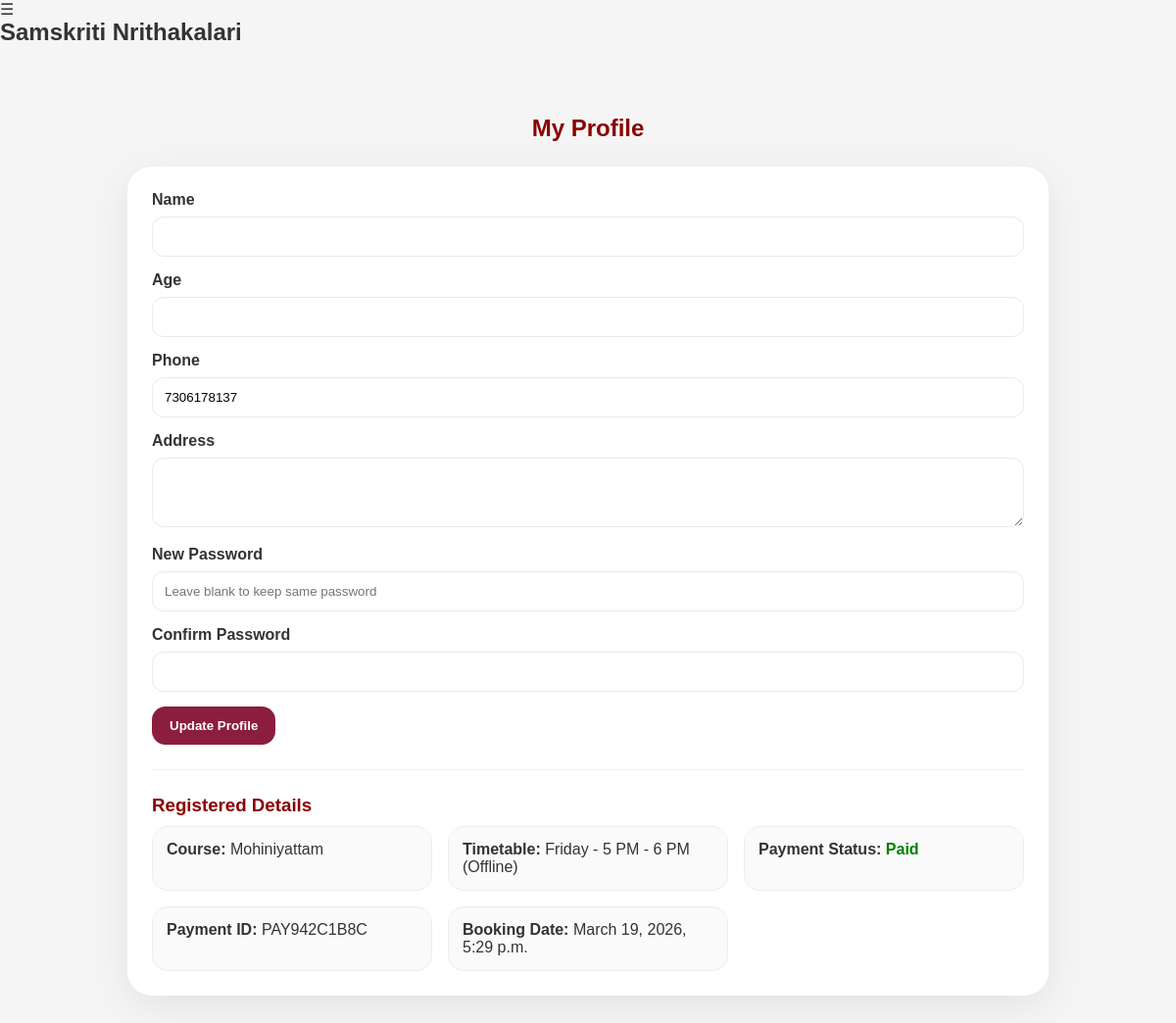
/profile/ (signed in), run on the app's committed database.
### core/models.py (models this page shows, shortened)
class UserProfile(models.Model):
    user = models.OneToOneField(User, on_delete=models.CASCADE)
    date_of_birth = models.DateField(null=True, blank=True)
    phone = models.CharField(max_length=15)
    address = models.TextField(blank=True, default="")
    profile_image = models.ImageField(upload_to="profile_images/", blank=True, null=True)
    selected_course = models.ForeignKey(
        Course,
        on_delete=models.SET_NULL,
        null=True,
        blank=True,
        related_name="selected_by_students",
    )
    selected_timetable = models.ForeignKey(
        Timetable,
        on_delete=models.SET_NULL,
        null=True,
        blank=True,
        related_name="selected_by_students",
    )
    admission_fee_paid = models.BooleanField(default=False)
    payment_id = models.CharField(max_length=100, blank=True, null=True)
    class Meta:
        ordering = ["user__username"]
    @property
    def age(self):
        if self.date_of_birth:
            today = date.today()
            return today.year - self.date_of_birth.year - (
                (today.month, today.day) < (self.date_of_birth.month, self.date_of_birth.day)
            )
        return None

class Course(models.Model):
    name = models.CharField(max_length=100, default="Course")
    description = models.TextField(blank=True)
    duration = models.CharField(max_length=50, blank=True)
    fee = models.DecimalField(max_digits=10, decimal_places=0, default=1000)
    is_active = models.BooleanField(default=True)
    image = models.ImageField(upload_to="course_images/", blank=True, null=True)
    class Meta:
        ordering = ["name"]

class Timetable(models.Model):
    MODE_ONLINE = "Online"
    MODE_OFFLINE = "Offline"
    MODE_CHOICES = [
        (MODE_ONLINE, "Online"),
        (MODE_OFFLINE, "Offline"),
    ]
    course = models.ForeignKey(Course, on_delete=models.CASCADE, related_name="timetables")
    day = models.CharField(max_length=20)
    time = models.CharField(max_length=50)
    mode = models.CharField(max_length=10, choices=MODE_CHOICES)
    class Meta:
        ordering = ["course__name", "day", "time"]
        unique_together = ("course", "day", "time", "mode")

class Booking(models.Model):
    PAYMENT_PENDING = "Pending"
    PAYMENT_PAID = "Paid"
    PAYMENT_STATUS_CHOICES = [
        (PAYMENT_PENDING, "Pending"),
        (PAYMENT_PAID, "Paid"),
    ]
    STATUS_ACTIVE = "Active"
    STATUS_CANCELLED = "Cancelled"
    BOOKING_STATUS_CHOICES = [
        (STATUS_ACTIVE, "Active"),
        (STATUS_CANCELLED, "Cancelled"),
    ]
    profile = models.OneToOneField(
        UserProfile, on_delete=models.CASCADE, related_name="booking"
    )
    course = models.ForeignKey(Course, on_delete=models.CASCADE)
    timetable = models.ForeignKey(Timetable, on_delete=models.CASCADE)
    booking_date = models.DateTimeField(auto_now_add=True)
    payment_status = models.CharField(
        max_length=20,
        choices=PAYMENT_STATUS_CHOICES,
        default=PAYMENT_PENDING,
    )
    payment_id = models.CharField(max_length=100, blank=True, null=True)
    status = models.CharField(
        max_length=20,
        choices=BOOKING_STATUS_CHOICES,
        default=STATUS_ACTIVE,
    )
    class Meta:
        ordering = ["-booking_date"]

### core/views.py (the view, shortened to what this page needs)
# urls.py: path("profile/", views.profile, name="profile"),
@login_required
def profile(request):
    if is_admin_user(request.user):
        return redirect("admin_dashboard")
    profile_obj = get_profile_or_redirect(request)
    if profile_obj is None:
        return redirect("register")
    booking = Booking.objects.filter(profile=profile_obj).first()
    return render(
        request,
        "profile.html",
        {
            "profile": profile_obj,
            "booking": booking,
        },
    )

### core/views.py (called while the page is built, shortened)
def is_admin_user(user):
    return bool(user and user.is_authenticated and (user.is_staff or user.is_superuser))

def get_profile_or_redirect(request):
    profile = UserProfile.objects.filter(user=request.user).first()
    if profile is not None:
        return profile

### templates/profile.html (shortened to what this page needs)
{% extends 'base.html' %}
{% block content %}
<div style="max-width:1000px;margin:40px auto;padding:30px;">
    <h2 style="text-align:center;color:#8B0000;margin-bottom:25px;">My Profile</h2>
    <div style="background:white;border-radius:25px;padding:25px;box-shadow:0 10px 40px rgba(0,0,0,0.08);">
        <div style="display:flex;gap:20px;align-items:flex-start;flex-wrap:wrap;">
            <div style="flex:1;">
                <form method="POST">
                    <div style="margin-bottom:15px;">
                        <label style="display:block;margin-bottom:8px;font-weight:700;">Name</label>
                        <input
                            type="text"
                            name="name"
                            value="{{ request.user.first_name }}"
                            style="width:100%;padding:12px;border-radius:12px;border:1px solid #eaeaea;"
                        />
                    </div>
                    <div style="margin-bottom:15px;">
                        <label style="display:block;margin-bottom:8px;font-weight:700;">Age</label>
                        <input
                            type="number"
                            name="age"
                            min="1"
                            max="120"
                            value="{{ profile.age }}"
                            required
                            style="width:100%;padding:12px;border-radius:12px;border:1px solid #eaeaea;"
                        />
                    </div>
                    <div style="margin-bottom:15px;">
                        <label style="display:block;margin-bottom:8px;font-weight:700;">Phone</label>
                        <input
                            type="text"
                            name="phone"
                            value="{{ profile.phone }}"
                            required
                            style="width:100%;padding:12px;border-radius:12px;border:1px solid #eaeaea;"
                        />
                    </div>
                    <div style="margin-bottom:15px;">
                        <label style="display:block;margin-bottom:8px;font-weight:700;">Address</label>
                        <textarea
                            name="address"
                            rows="3"
                            style="width:100%;padding:12px;border-radius:12px;border:1px solid #eaeaea;"
                        >{{ profile.address }}</textarea>
                    </div>
                    <div style="margin-bottom:15px;">
                        <label style="display:block;margin-bottom:8px;font-weight:700;">New Password</label>
                        <input
                            type="password"
                            name="new_password"
                            placeholder="Leave blank to keep same password"
                            style="width:100%;padding:12px;border-radius:12px;border:1px solid #eaeaea;"
                        />
                    </div>
                    <div style="margin-bottom:15px;">
                        <label style="display:block;margin-bottom:8px;font-weight:700;">Confirm Password</label>
                        <input
                            type="password"
                            name="confirm_password"
                            style="width:100%;padding:12px;border-radius:12px;border:1px solid #eaeaea;"
                        />
                    </div>
                    <button type="submit" style="padding:12px 18px;border:none;border-radius:14px;background:#8B1E3F;color:white;font-weight:700;cursor:pointer;">
                        Update Profile
                    </button>
                </form>
            </div>
        </div>
        <hr style="border:none;border-top:1px solid #eee;margin:25px 0;">
        <h3 style="margin-bottom:10px;color:#8B0000;">Registered Details</h3>
        <div style="display:grid;grid-template-columns:repeat(auto-fit,minmax(220px,1fr));gap:16px;">
            <div style="background:#fafafa;border:1px solid #eee;border-radius:16px;padding:14px;">
                <b>Course:</b>
                {% if profile.selected_course %}
                    {{ profile.selected_course.name }}
                {% else %}
                    Not selected
                {% endif %}
            </div>
            <div style="background:#fafafa;border:1px solid #eee;border-radius:16px;padding:14px;">
                <b>Timetable:</b>
                {% if profile.selected_timetable %}
                    {{ profile.selected_timetable.day }} - {{ profile.selected_timetable.time }} ({{ profile.selected_timetable.mode }})
                {% else %}
                    Not selected
                {% endif %}
            </div>
            <div style="background:#fafafa;border:1px solid #eee;border-radius:16px;padding:14px;">
                <b>Payment Status:</b>
                {% if profile.admission_fee_paid %}
                    <span style="color:green;font-weight:800;">Paid</span>
                {% else %}
                    <span style="color:#b00020;font-weight:800;">Not Paid</span>
                {% endif %}
            </div>
            <div style="background:#fafafa;border:1px solid #eee;border-radius:16px;padding:14px;">
                <b>Payment ID:</b>
                {% if profile.payment_id %}
                    {{ profile.payment_id }}
                {% else %}
                    -
                {% endif %}
            </div>
            <div style="background:#fafafa;border:1px solid #eee;border-radius:16px;padding:14px;">
                <b>Booking Date:</b>
                {% if booking and booking.booking_date %}
                    {{ booking.booking_date }}
                {% else %}
                    -
                {% endif %}
            </div>
        </div>
    </div>
</div>
{% endblock %}

### static/css/style.css (style rules this page uses)
* { margin: 0; padding: 0; box-sizing: border-box; }
body { font-family: 'Poppins', sans-serif; background: #f5f5f5; color: #333; }

### data on the page
UserProfile: phone "7306178137", selected_course.name "Mohiniyattam", selected_timetable.day "Friday", selected_timetable.time "5 PM - 6 PM", selected_timetable.mode "Offline", payment_id "PAY942C1B8C"
Booking: booking_date "March 19, 2026, 5:29 p.m."
